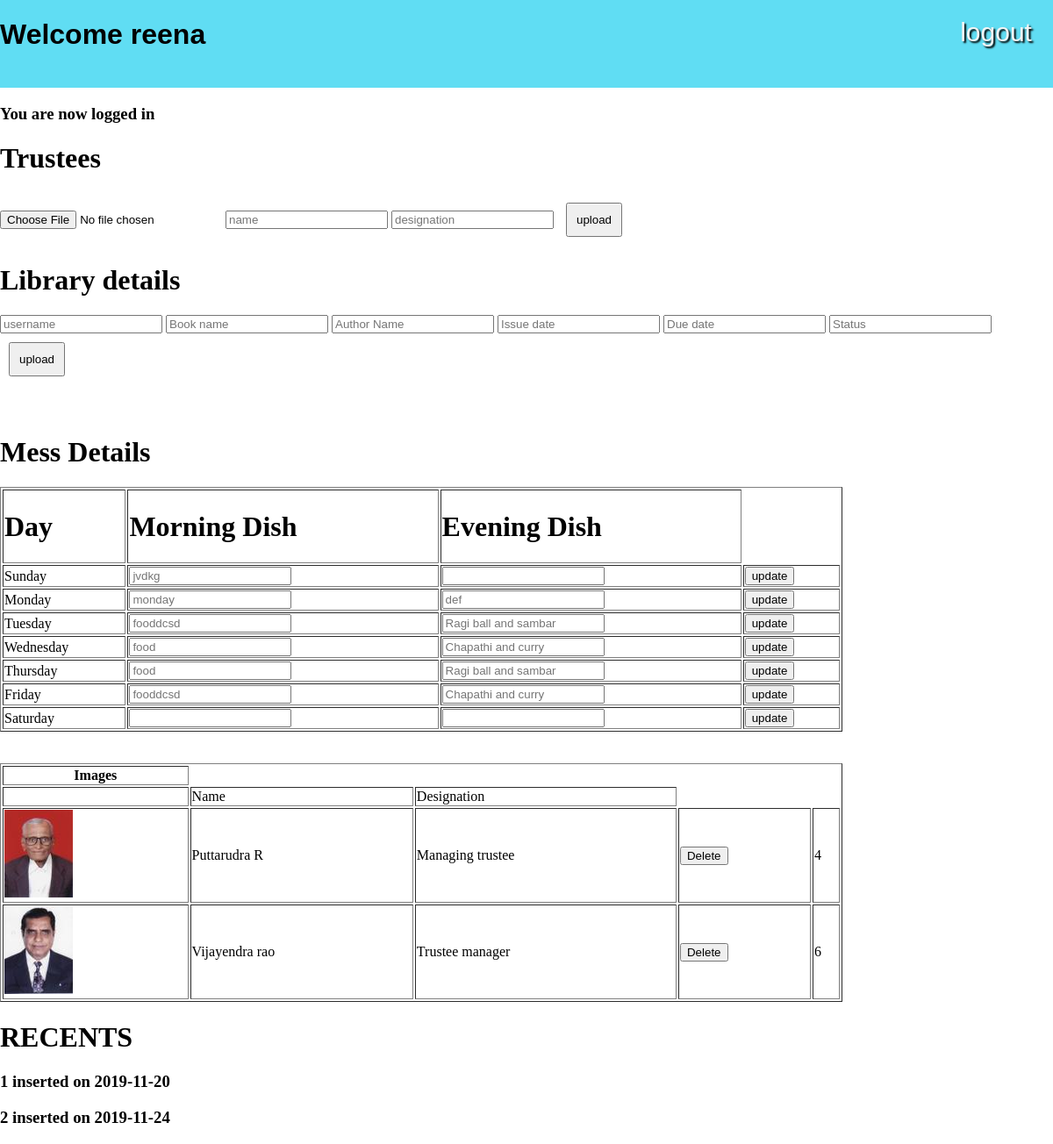
Screenshot of /rahul/admin.php (signed in) with the database file from the repository.
### tables this page shows
CREATE TABLE `mess` (
  `id` int(10) NOT NULL,
  `day` varchar(20) NOT NULL,
  `morning` varchar(20) NOT NULL,
  `evening` varchar(20) NOT NULL
);

CREATE TABLE `uploads` (
  `id` int(100) NOT NULL,
  `file` varchar(50) NOT NULL,
  `file_name` varchar(50) NOT NULL,
  `file_desig` varchar(50) NOT NULL
);

CREATE TABLE `logs` (
  `id` int(20) NOT NULL,
  `action` varchar(20) NOT NULL,
  `cdate` date NOT NULL
);

### rahul/admin.php (the view, shortened to what this page needs)
<?php
  $db = mysqli_connect('localhost', 'root', '', 'bkmh');
?>
<!DOCTYPE html>
<html>
<head>
	<link rel="stylesheet" type="text/css" href="css/admin.css">
</head>
<body>
<div class="header">
        <h1>Welcome <?php echo $_SESSION['username']; ?></h1>
        <a href="index.php?logout='1'" >logout </a>
</div>
<div class="content">
  	<?php if (isset($_SESSION['success'])) : ?>
      <div class="error success" >
      	<h3>
          <?php
          	echo $_SESSION['success'];
          ?>
      	</h3>
      </div>
	  <?php endif ?>
<div id="body">
<div class="trustees">
    <h1>Trustees </h1>
    <form action="upload.php" method="post" enctype="multipart/form-data">
        <input type="file" name="file" />
        <input type="text" name="file_name" placeholder="name">
        <input type="text" name="file_desig" placeholder="designation">
    <button type="submit" name="btn-upload" style="align-content: center;padding:10px;margin:10px;">upload</button>
    </form>
</div>
<div class="library">
    <h1>Library details </h1>
    <form action="upload.php" method="post" enctype="multipart/form-data">
        <input type="text" name="username" placeholder="username">
        <input type="text" name="bookname" placeholder="Book name">
        <input type="text" name="author" placeholder="Author Name">
        <input type="text" name="issuedate" placeholder="Issue date">
        <input type="text" name="duedate" placeholder="Due date">
        <input type="text" name="status" placeholder="Status">
    <button type="submit" name="library-upload" style="align-content: center;padding:10px;margin:10px;">upload</button>
    </form>
</div>
<br>
<br>
<div class="mess">
    <h1>Mess Details</h1>
    <table width="80%" border="1">
        <tr>
        <td><h1>Day <h1></td>
        <td><h1>Morning Dish<h1></td>
        <td><h1>Evening Dish<h1></td>
        </tr>
        <?php
     $sql="SELECT day,morning,evening FROM mess ORDER BY id ";
     $result_set=mysqli_query($db,$sql);
     while($row=mysqli_fetch_array($result_set))
     {
      ?>
            <tr>
            <form action="upload.php" method="post" enctype="multipart/form-data">
                <td><label for=""><?php echo $row['day']?></label></td>
                <td><input type="text" name="mor" placeholder="<?php echo $row['morning']?>" vlaue=""></td>
                <td><input type="text" name="eve" placeholder="<?php echo $row['evening'] ?>" value=""></td>
                <td><button type="submit" name="mess-update">update</button></td>
            </tr>
            <?php
     }
     ?>
        </table>
</div>
<br>
<br>
<body>
<div class="contents">
 <table width="80%" border="1">
    <tr>
    <th>Images</th>
    </tr>
    <tr>
    <td></td>
    <td>Name</td>
    <td>Designation</td>
    </tr>
    <?php
 $sql="SELECT * FROM uploads ";
 $result_set=mysqli_query($db,$sql);
 while($row=mysqli_fetch_array($result_set))
 {
  ?>
<form action='upload.php' method="post">
        <tr>
        <td class="size"><?php echo "<img src = 'uploads/".$row['file']."  '/>" ?></td>
        <td><?php echo $row['file_name'] ?></td>
        <td><?php echo $row['file_desig'] ?></td>
        <td><input type="hidden" name="name" value="<?php echo $row['file_name'] ?>">
        <input type="submit" name="delete_item" value="Delete">
        </td>
        <td><?php echo $row['id'] ?></td>
        </tr>
        </form>
        <?php
 }
 ?>
    </table>
</div>
<div>
<h1>RECENTS</h1>
        <?php
             $sql="SELECT * FROM logs";
             $result_set=mysqli_query($db,$sql);
             while($row=mysqli_fetch_array($result_set))
             {
                 ?>
                 <h3><?php echo $row['id'] ?> <?php echo $row['action'] ?> on <?php echo $row['cdate'] ?> </h3>
                 <?php
             }
        ?>
</div>
</body>
</html>

### rahul/css/admin.css (style rules this page uses)
body { margin: 0%; padding: 0%; }
.header { width: 100%; height: 100px; background-color: rgb(96, 221, 243); display: flex; }
.header h1 { font-family: Verdana, Geneva, Tahoma, sans-serif; }
.header a { font-family: 'Trebuchet MS', 'Lucida Sans Unicode', 'Lucida Grande', 'Lucida Sans', Arial, sans-serif; text-decoration: none; padding: 20px; display: block; margin-left: 70%; color: whitesmoke; font-size: 30px; font-style: bold; text-shadow: black 2px 2px 2px; }

### rows the page displays
mess: day "Sunday", mor "jvdkg"
mess: day "Monday", mor "monday", eve "def"
mess: day "Tuesday", mor "fooddcsd", eve "Ragi ball and sambar"
mess: day "Wednesday", mor "food", eve "Chapathi and curry"
mess: day "Thursday", mor "food", eve "Ragi ball and sambar"
mess: day "Friday", mor "fooddcsd", eve "Chapathi and curry"
mess: day "Saturday"
uploads: file (picture), file_name "Puttarudra R", file_desig "Managing trustee", id "4"
uploads: file (picture), file_name "Vijayendra rao", file_desig "Trustee manager", id "6"
logs: id "1", action "inserted", cdate "2019-11-20"
logs: id "2", action "inserted", cdate "2019-11-24"

### other values shown
$_SESSION['username'] "reena"
$_SESSION['success'] "You are now logged in"
